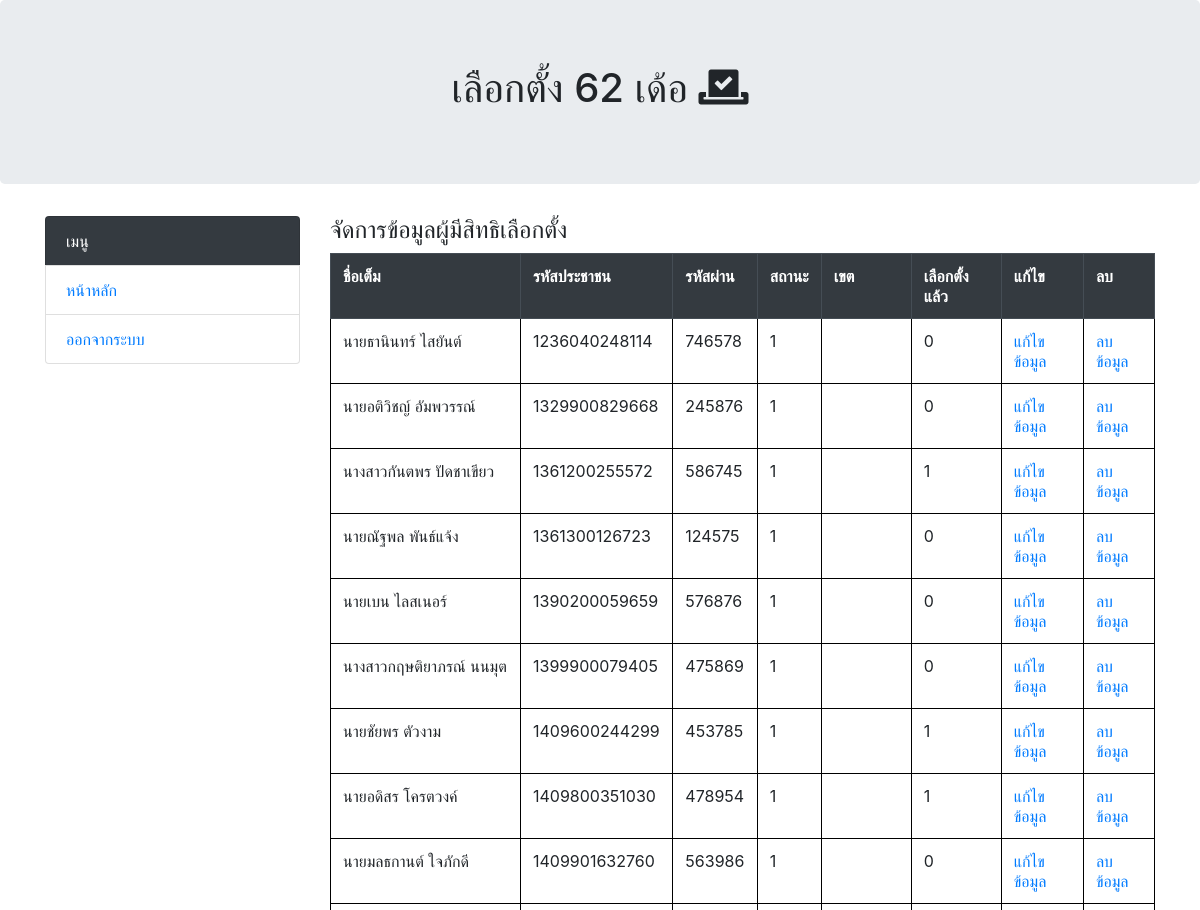
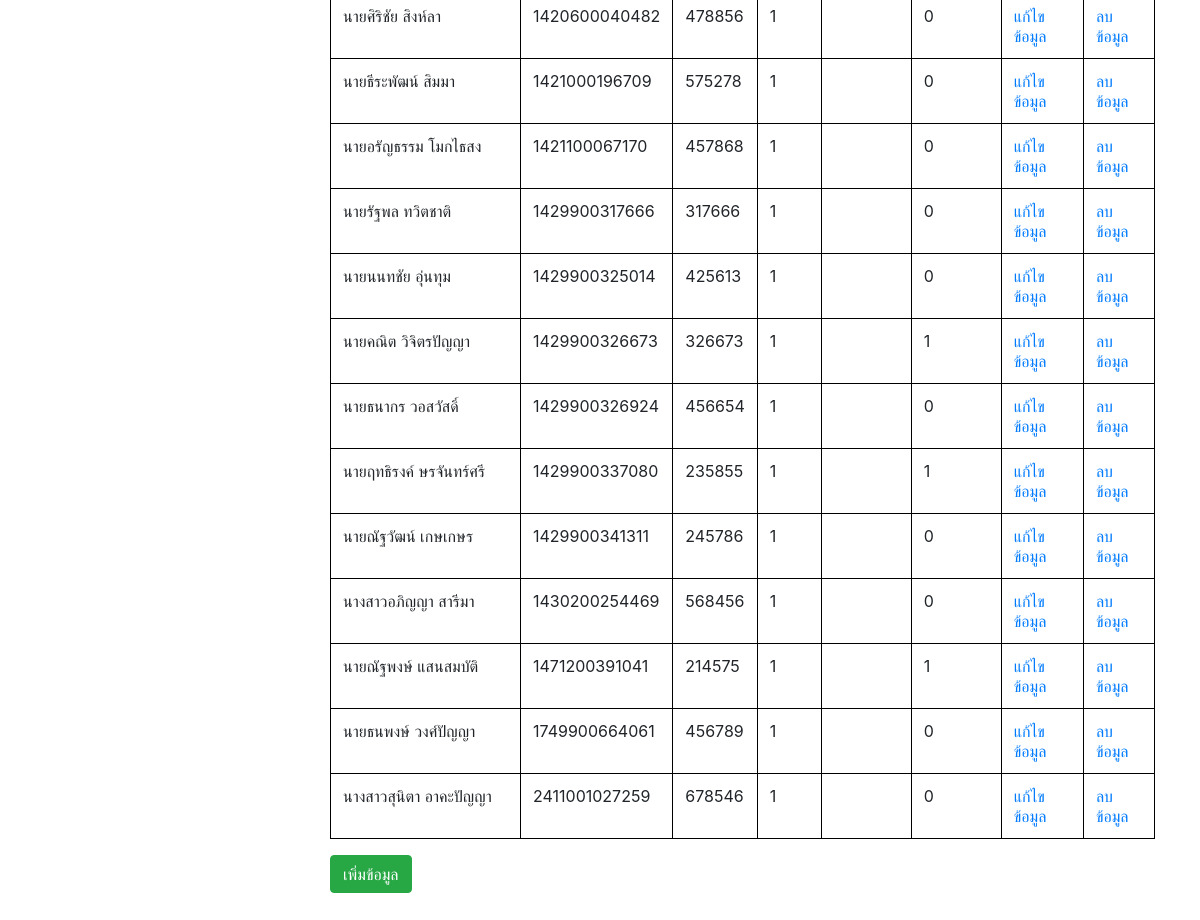
The page /admin/testDB.php (signed in) on the database its author committed (2 pictures, top to bottom).
### tables this page shows
CREATE TABLE `user` (
  `Fullname` varchar(255) NOT NULL,
  `IDCard` varchar(13) NOT NULL,
  `Register` varchar(5000) NOT NULL,
  `Password` int(11) NOT NULL,
  `Status` varchar(255) NOT NULL,
  `AREA_ID` int(11) NOT NULL,
  `Status_scored` tinyint(1) NOT NULL
);

### admin/testDB.php (the view, shortened to what this page needs)
<?php
include "connect.php";
include "../include/header.php";
if($_SESSION['level'] == 'admin'){
?>
<!DOCTYPE html>
<html lang="en" dir="ltr">
<head>
</head>
<body>
  <div class="jumbotron text-center">
    <h1>เลือกตั้ง 62 เด้อ <i class="fas fa-vote-yea"></i> </h1>
  </div>
  <div class="container">
    <div class="row">
      <div class="col-sm-3">
        <ul class="list-group">
          <li class="list-group-item bg-dark text-white">เมนู</li>
          <li class="list-group-item"><a href="testDB.php">หน้าหลัก</a></li>
          <li class="list-group-item"><a href="../logout.php">ออกจากระบบ</a></li>
        </ul>
      </div>
      <div class="col-sm-9">
        <h4>จัดการข้อมูลผู้มีสิทธิเลือกตั้ง</h4>
        <table class="table">
          <tr class="thead-dark">
            <th style="width:190px;">ชื่อเต็ม</th>
            <th>รหัสประชาชน</th>
            <th>รหัสผ่าน</th>
            <th>สถานะ</th>
            <th>เขต</th>
            <th style="width:90px;">เลือกตั้งแล้ว</th>
            <th>แก้ไข</th>
            <th>ลบ</th>
          </tr>
          <?php
          $sqliSelect = "SELECT * FROM user";
          $result = $conn->query($sqliSelect);
          while ($row = $result->fetch_assoc()) {
            echo "<tr>
        <td width='120px;'>" . $row['Fullname'] . "</td>
        <td>" . $row['IDCard'] . "</td>
        <td>" . $row['Password'] . "</td>
        <td>" . $row['Status'] . "</td>
        <td style='width:90px;'>" . $row['ID'] . "</td>
        <td>" . $row['Status_scored'] . "</td>
        <td><a href='updateUser.php?IDCard=" . $row['IDCard'] . "'>แก้ไขข้อมูล</a></td>
        <td><a href='deleteUser.php?IDCard=" . $row['IDCard'] . "'>ลบข้อมูล</a></td>
      </tr>";
          }
          ?>
        </table>
        <a class='btn btn-success' href='add.php'>เพิ่มข้อมูล</a>
        <br><br><br>
      </div>
</body>
</html>
<?php }else{
  header("Location:index.php");
}
?>

### include/header.php (style rules this page uses)
th { padding: 15px; }

### admin/testDB.php (style rules this page uses)
table { border: 1px solid black; border-collapse: collapse; }
th, td { border: 1px solid black; padding: 15px; }

### rows shown on the page
user: Fullname "นายธานินทร์ ไสยันต์", IDCard "1236040248114", Password "746578", Status "1", Status_scored "0"
user: Fullname "นายอติวิชญ์ อัมพวรรณ์", IDCard "1329900829668", Password "245876", Status "1", Status_scored "0"
user: Fullname "นางสาวกันตพร ปัดชาเขียว", IDCard "1361200255572", Password "586745", Status "1", Status_scored "1"
user: Fullname "นายณัฐพล พันธ์แจ้ง", IDCard "1361300126723", Password "124575", Status "1", Status_scored "0"
user: Fullname "นายเบน ไลสเนอร์", IDCard "1390200059659", Password "576876", Status "1", Status_scored "0"
user: Fullname "นางสาวกฤษติยาภรณ์ นนมุต", IDCard "1399900079405", Password "475869", Status "1", Status_scored "0"
user: Fullname "นายชัยพร ตัวงาม", IDCard "1409600244299", Password "453785", Status "1", Status_scored "1"
user: Fullname "นายอดิสร โครตวงค์", IDCard "1409800351030", Password "478954", Status "1", Status_scored "1"
user: Fullname "นายมลธกานต์ ใจภักดี", IDCard "1409901632760", Password "563986", Status "1", Status_scored "0"
user: Fullname "นายศิริชัย สิงห์ลา", IDCard "1420600040482", Password "478856", Status "1", Status_scored "0"
user: Fullname "นายธีระพัฒน์ สิมมา", IDCard "1421000196709", Password "575278", Status "1", Status_scored "0"
user: Fullname "นายอรัญธรรม โมกไธสง", IDCard "1421100067170", Password "457868", Status "1", Status_scored "0"
user: Fullname "นายรัฐพล ทวิตชาติ", IDCard "1429900317666", Password "317666", Status "1", Status_scored "0"
user: Fullname "นายนนทชัย อุ่นทุม", IDCard "1429900325014", Password "425613", Status "1", Status_scored "0"
user: Fullname "นายคณิต วิจิตรปัญญา", IDCard "1429900326673", Password "326673", Status "1", Status_scored "1"
user: Fullname "นายธนากร วอสวัสดิ์", IDCard "1429900326924", Password "456654", Status "1", Status_scored "0"
user: Fullname "นายฤทธิรงค์ ษรจันทร์ศรี", IDCard "1429900337080", Password "235855", Status "1", Status_scored "1"
user: Fullname "นายณัฐวัฒน์ เกษเกษร", IDCard "1429900341311", Password "245786", Status "1", Status_scored "0"
user: Fullname "นางสาวอภิญญา สารีมา", IDCard "1430200254469", Password "568456", Status "1", Status_scored "0"
user: Fullname "นายณัฐพงษ์ แสนสมบัติ", IDCard "1471200391041", Password "214575", Status "1", Status_scored "1"
user: Fullname "นายธนพงษ์ วงศ์ปัญญา", IDCard "1749900664061", Password "456789", Status "1", Status_scored "0"
user: Fullname "นางสาวสุนิตา อาคะปัญญา", IDCard "2411001027259", Password "678546", Status "1", Status_scored "0"
